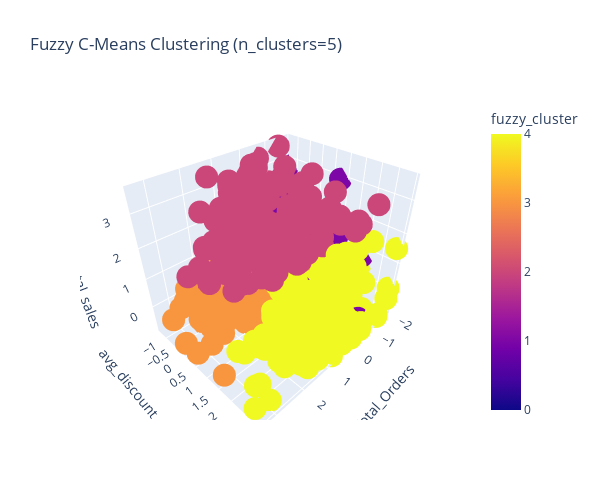

Notebook code cell kept with this figure:
### Markdown cell above
# Fuzzy C means

### Code cell
# Fuzzy K-Means (Fuzzy C-Means) clustering


import skfuzzy as fuzz
from sklearn.metrics import silhouette_score, davies_bouldin_score


# Transpose the data for skfuzzy (features x samples)
data = rfm_df_scaled.values.T

# Set number of clusters (e.g., 2 for comparison)
n_clusters = 5

# Run fuzzy c-means
cntr, u, u0, d, jm, p, fpc = fuzz.cluster.cmeans(
    data, c=n_clusters, m=2, error=0.005, maxiter=1000, init=None, seed=42
)

# Assign each sample to the cluster with highest membership
fuzzy_labels = np.argmax(u, axis=0)

# Add fuzzy cluster labels to df_preds
df_preds['fuzzy_cluster'] = fuzzy_labels

# Visualize fuzzy clusters in 3D
fig = px.scatter_3d(
    df_preds,
    x="Total_Orders", y="avg_discount_per_order", z="total_sales",
    color="fuzzy_cluster",
    height=500, width=600,
    title=f"Fuzzy C-Means Clustering (n_clusters={n_clusters})"
)
fig.show()

# Calculate silhouette score and Davies-Bouldin index for fuzzy clusters
silhouette_fuzzy = silhouette_score(rfm_df_scaled, fuzzy_labels)
db_index_fuzzy = davies_bouldin_score(rfm_df_scaled, fuzzy_labels)

print(f"Silhouette Score (Fuzzy C-Means, n_clusters={n_clusters}): {silhouette_fuzzy:.3f}")
print(f"Davies-Bouldin Index (Fuzzy C-Means, n_clusters={n_clusters}): {db_index_fuzzy:.3f}")

### Figure 1 — Plotly figure (JSON) as saved in the notebook; plotly's stock layout.template omitted (floating-point values rounded to 4 significant figures; data arrays with more than 128 entries replaced by an {"elided": "..."} marker saying what was removed)
{"data": [{"hovertemplate": "Total_Orders=%{x}<br>avg_discount_per_order=%{y}<br>total_sales=%{z}<br>fuzzy_cluster=%{marker.color}<extra></extra>", "legendgroup": "", "marker": {"color": {"elided": "1453 int values"}, "coloraxis": "coloraxis", "symbol": "circle"}, "mode": "markers", "name": "", "scene": "scene", "showlegend": false, "type": "scatter3d", "x": {"elided": "1453 float values"}, "y": {"elided": "1453 float values"}, "z": {"elided": "1453 float values"}}], "layout": {"coloraxis": {"colorbar": {"title": {"text": "fuzzy_cluster"}}, "colorscale": [[0, "#0d0887"], [0.1111, "#46039f"], [0.2222, "#7201a8"], [0.3333, "#9c179e"], [0.4444, "#bd3786"], [0.5556, "#d8576b"], [0.6667, "#ed7953"], [0.7778, "#fb9f3a"], [0.8889, "#fdca26"], [1, "#f0f921"]]}, "height": 500, "legend": {"tracegroupgap": 0}, "scene": {"domain": {"x": [0, 1], "y": [0, 1]}, "xaxis": {"title": {"text": "Total_Orders"}}, "yaxis": {"title": {"text": "avg_discount_per_order"}}, "zaxis": {"title": {"text": "total_sales"}}}, "title": {"text": "Fuzzy C-Means Clustering (n_clusters=5)"}, "width": 600}}
